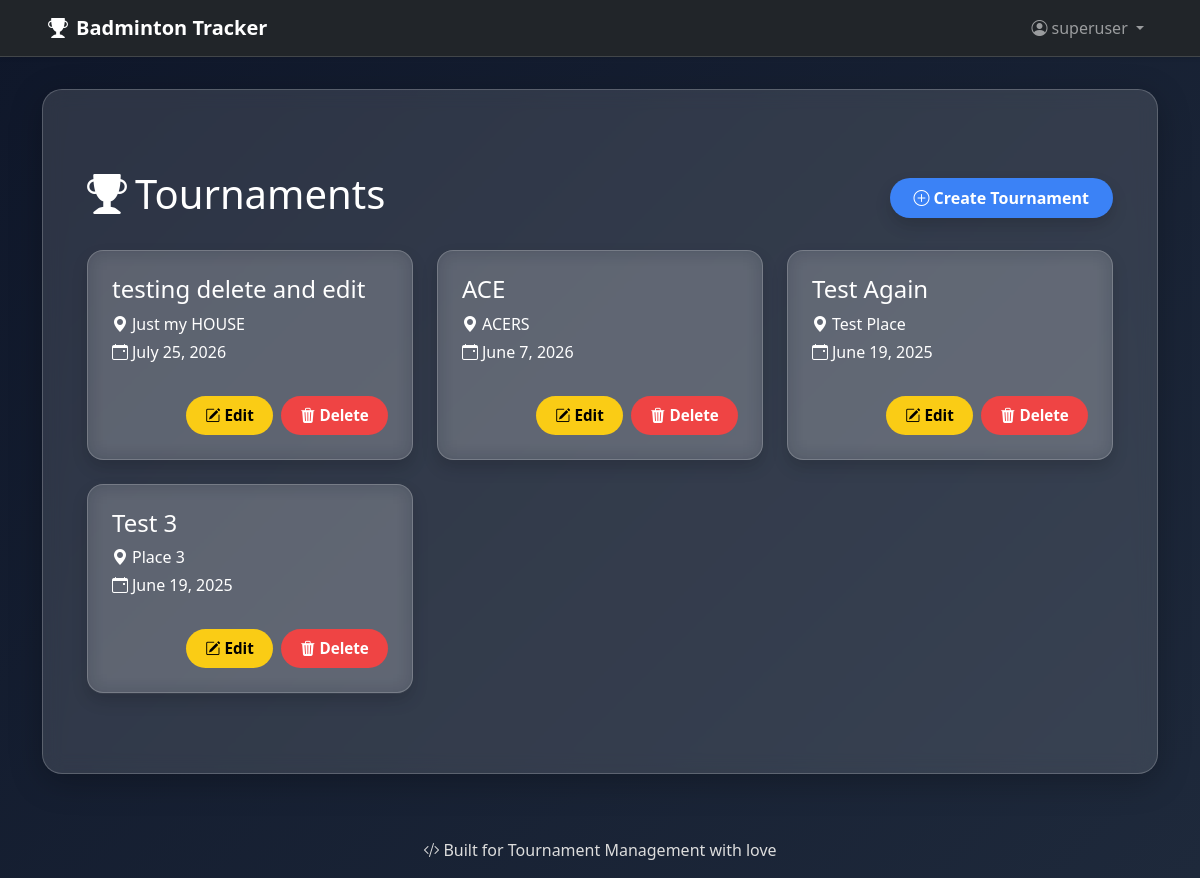
Screenshot of / (signed in) with the database file from the repository.
### badminton/models.py (models this page shows, shortened)
class Tournament(models.Model):
    name = models.CharField(max_length=100)
    place = models.CharField(max_length=100)
    date = models.DateField()

### badminton/views.py (the view)
# urls.py: path('', views.tournament_list, name='tournament_list'),  # Updated function name
def tournament_list(request):
    tournaments = Tournament.objects.all().order_by('-date')
    return render(request, 'tournament_list.html', {'tournaments': tournaments})

### badminton/templates/tournament_list.html (shortened to what this page needs)
{% extends 'base.html' %}
{% load static %}
{% load tz %}
{% block content %}
<div class="container py-5">
  <div class="d-flex justify-content-between align-items-center mb-4">
    <h1 class="text-white">
      <i class="bi bi-trophy-fill me-2"></i>Tournaments
    </h1>
    {% if perms.badminton.add_tournament %}
      <a href="{% url 'create_badminton_tournament' %}" class="btn btn-primary btn-glow rounded-pill shadow fw-bold px-4 py-2">
  <i class="bi bi-plus-circle me-1"></i>Create Tournament
</a>
    {% endif %}
  </div>
  {% if tournaments %}
    <div class="row g-4">
      {% for tournament in tournaments %}
        <div class="col-md-6 col-lg-4">
          <a href="{% url 'tournament_detail' tournament.id %}" class="text-decoration-none">
            <div class="glass-card card-hover p-4 rounded-4 shadow h-100 d-flex flex-column justify-content-between text-white">
              <div>
                <h4 class="mb-2">{{ tournament.name }}</h4>
                <p class="mb-1"><i class="bi bi-geo-alt-fill me-1"></i>{{ tournament.place }}</p>
                <p class="mb-3"><i class="bi bi-calendar-event me-1"></i>{{ tournament.date|date:"F j, Y" }}</p>
              </div>
              <div class="d-flex justify-content-end gap-2 mt-3">
                {% if perms.badminton.change_tournament %}
                  <a href="{% url 'edit_tournament' tournament.id %}" class="btn btn-warning btn-glow btn-sm rounded-pill fw-semibold">
                    <i class="bi bi-pencil-square me-1"></i>Edit
                  </a>
                {% endif %}
                {% if perms.badminton.delete_tournament %}
                  <a href="{% url 'delete_tournament' tournament.id %}" class="btn btn-danger btn-glow btn-sm rounded-pill fw-semibold">
                    <i class="bi bi-trash3-fill me-1"></i>Delete
                  </a>
                {% endif %}
              </div>
            </div>
          </a>
        </div>
      {% endfor %}
    </div>
  {% else %}
    <div class="alert alert-info text-center mt-5">
      <i class="bi bi-info-circle-fill me-1"></i>No tournaments found.
      {% if perms.badminton.add_tournament %}Create one now!{% endif %}
    </div>
  {% endif %}
</div>
{% endblock %}

### badminton/templates/base.html (shortened to what this page needs)
{% load static %}
<!DOCTYPE html>
<html lang="en">
<head>
  <link href="https://cdn.jsdelivr.net/npm/bootstrap@5.3.3/dist/css/bootstrap.min.css" rel="stylesheet">
  <link rel="stylesheet" href="https://cdn.jsdelivr.net/npm/bootstrap-icons@1.10.5/font/bootstrap-icons.css">
  <link rel="stylesheet" href="{% static 'css/style.css' %}">
</head>
<body>
<nav class="navbar navbar-expand-lg navbar-dark bg-dark shadow-sm sticky-top">
  <div class="container-fluid px-3 px-md-5">
    <a class="navbar-brand fw-bold" href="{% url 'tournament_list' %}">
      <i class="bi bi-trophy-fill me-2"></i>Badminton Tracker
    </a>
    <div class="collapse navbar-collapse mt-2 mt-lg-0" id="navbarContent">
      <ul class="navbar-nav ms-auto align-items-lg-center gap-2">
        {% if user.is_authenticated %}
        <li class="nav-item dropdown">
          <a class="nav-link dropdown-toggle" href="#" id="navbarDropdown" role="button"
             data-bs-toggle="dropdown" aria-expanded="false">
            <i class="bi bi-person-circle me-1"></i>{{ user.username }}
          </a>
        </li>
        {% endif %}
      </ul>
    </div>
  </div>
</nav>
<div class="container">
  <div class="glass-card">
    {% block content %}
    {% endblock %}
  </div>
</div>
<footer>
  <p><i class="bi bi-code-slash me-1"></i>Built for Tournament Management with love</p>
</footer>
</body>
</html>

### badminton/static/css/style.css (style rules this page uses)
.btn-warning { background-color: #facc15 !important; color: #000 !important; border: none; }
.btn-danger { background-color: #ef4444 !important; color: #fff !important; border: none; }
.btn-primary { background-color: #3b82f6 !important; color: #fff !important; border: none; }
.btn-glow { transition: all 0.2s ease-in-out; box-shadow: none; transform: none; }
.btn-sm { font-size: 0.95rem; padding: 0.5rem 1.2rem; }
body { margin: 0; padding: 0; min-height: 100vh; background: linear-gradient(135deg, #0f172a, #1e293b); background-attachment: fixed; background-size: cover; font-family: 'Segoe UI', sans-serif; color: white; }
nav.navbar { background-color: rgba(255, 255, 255, 0.08); backdrop-filter: blur(10px); -webkit-backdrop-filter: blur(10px); border-bottom: 1px solid rgba(255, 255, 255, 0.15); }
footer { color: #ddd; text-align: center; margin-top: 2rem; }
a, a:hover { color: #ffffff; text-decoration: none; }
.container { padding-top: 2rem; padding-bottom: 2rem; }
.glass-card { background: rgba(255, 255, 255, 0.12); border-radius: 20px; box-shadow: 0 8px 32px 0 rgba(0, 0, 0, 0.25); backdrop-filter: blur(10px); -webkit-backdrop-filter: blur(10px); border: 1px solid rgba(255, 255, 255, 0.2); padding: 2rem; color: #fff; position: relative; transition: transform 0.3s ease, border 0.3s ease, box-shadow 0.3s ease; }

### rows the page displays
Tournament: name "testing delete and edit", place "Just my HOUSE", date "July 25, 2026"
Tournament: name "ACE", place "ACERS", date "June 7, 2026"
Tournament: name "Test Again", place "Test Place", date "June 19, 2025"
Tournament: name "Test 3", place "Place 3", date "June 19, 2025"

### other values shown
{{ user.username }} "superuser"
